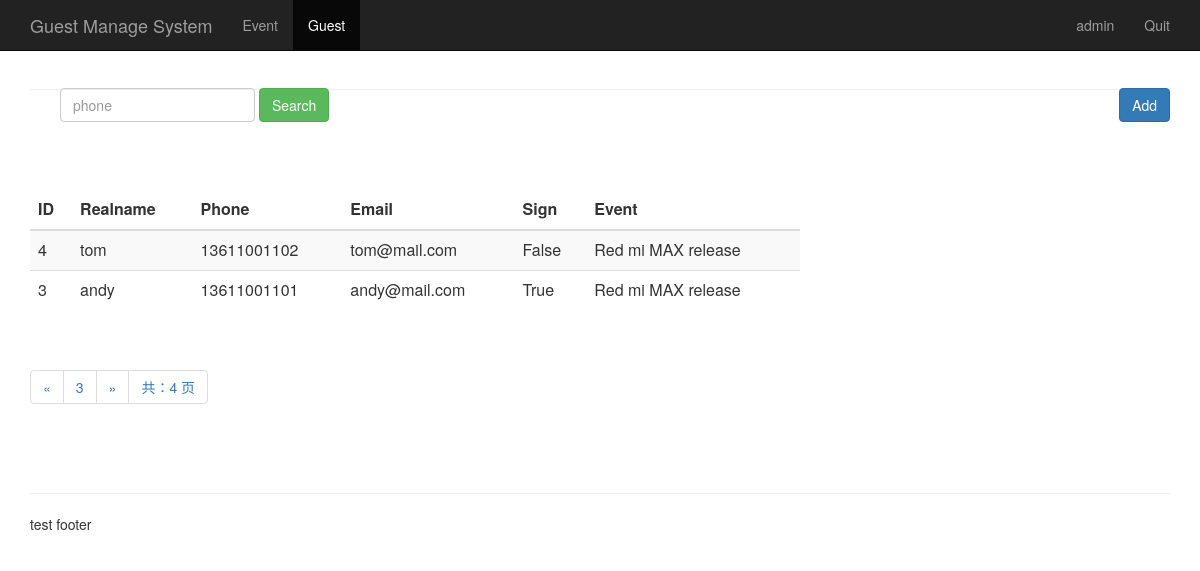
The page /guest_manage/?page=3 (signed in) on the database its author committed.
### sign/models.py (models this page shows, shortened)
class Guest(models.Model):
    event = models.ForeignKey(Event,on_delete=models.CASCADE,)
    realname = models.CharField(max_length=64)
    phone = models.CharField(max_length=16)
    email = models.EmailField()
    sign = models.BooleanField()
    create_time = models.DateTimeField(auto_now=True)
    class Meta:
        unique_together = ("event", "phone")
        ordering = ['-id']

class Event(models.Model):
    name = models.CharField(max_length=100)
    limit = models.IntegerField()
    status = models.BooleanField()
    address = models.CharField(max_length=200)
    start_time = models.DateTimeField('events time')
    create_time = models.DateTimeField(auto_now = True)
    def __str__(self):
        return self.name

### sign/views.py (the view)
# urls.py: path('guest_manage/', views.guest_manage),
@login_required
def guest_manage(request):
    username = request.session.get('user', '')
    guest_list = Guest.objects.all()
    paginator = Paginator(guest_list, 2)
    page = request.GET.get('page')
    try:
        contacts = paginator.page(page)
    except PageNotAnInteger:
        contacts = paginator.page(1)
    except EmptyPage:
        contacts = paginator.page(paginator.num_pages)
    return render(request, "guest_manage.html", {"user": username,
                                                 "guests": contacts})

### sign/templates/guest_manage.html (shortened to what this page needs)
{% extends "base.html" %}
{% block content %}
      <nav class="navbar navbar-inverse navbar-fixed-top">
        <div class="container">
          <div class="navbar-header">
            <a class="navbar-brand" href="/guest_manage/">Guest Manage System</a>
          </div>
          <div id="navbar" class="collapse navbar-collapse">
            <ul class="nav navbar-nav">
              <li><a href="/event_manage/">Event</a></li>
              <li class="active"><a href="#about">Guest</a></li>
            </ul>
            <ul class="nav navbar-nav navbar-right">
             <li><a href="#">{{user}}</a></li>
             <li><a href="/logout/">Quit</a></li>
           </ul>
          </div>
        </div>
      </nav>
      <div class="container theme-showcase" role="main">
        <div class="page-header" style="margin-top: 80px;">
          <div id="navbar" class="navbar-collapse collapse" style="float:left;">
            <form class="navbar-form" method="get" action="/search_phone/">
              <div class="form-group">
                <input name="phone" type="text" placeholder="phone" class="form-control">
              </div>
              <button type="submit" class="btn btn-success">Search</button>
            </form>
          </div>
          <div style="float:right;">
            <button type="submit" class="btn btn-primary" onclick="window.location.href='/add_guest/'" style="margin-top: 8px;">Add</button>
          </div>
        </div>
        <div class="row" style="padding-top: 80px">
          <div class="col-md-6" style="width: 800px;">
            <table class="table table-striped">
              <thead>
                <tr>
                  <th>ID</th>
                  <th>Realname</th>
                  <th>Phone</th>
                  <th>Email</th>
                  <th>Sign</th>
                  <th>Event</th>
                </tr>
              </thead>
              <tbody>
                {% for guest in guests %}
                  <tr>
                    <td>{{ guest.id }}</td>
                    <td>{{ guest.realname }}</td>
                    <td>{{ guest.phone }}</td>
                    <td>{{ guest.email }}</td>
                    <td>{{ guest.sign }}</td>
                    <td>{{ guest.event }}</td>
                  </tr>
               {% endfor %}
              </tbody>
            </table>
          </div>
        </div>
      <div class="pagination">
        <span class="step-links">
          <ul class="pagination">
            {% if guests.has_previous %}
              <li><a href="?phone={{ phone }}&page={{ guests.previous_page_number }}">&laquo;</a></li>
            {% endif %}
             <li><a href="#">{{ guests.number }}</a></li>
            {% if guests.has_next %}
              {% if phone %}
                <li><a href="?phone={{ phone }}&page={{ guests.next_page_number }}">&raquo;</a></li>
              {% else %}
               <li><a href="?page={{ guests.next_page_number }}">&raquo;</a></li>
              {% endif %}
            {% endif %}
            <li><a href="#">共：{{ guests.paginator.num_pages }} 页</a></li>
          </ul>
        </span>
      </div>
      </div>
{% endblock %}

### rows shown on the page
Guest: id "4", realname "tom", phone "13611001102", email "tom@mail.com", sign "False", event "Red mi MAX release"
Guest: id "3", realname "andy", phone "13611001101", email "andy@mail.com", sign "True", event "Red mi MAX release"

### other values the page prints
{{ user }} "admin"
{{ guests.number }} "3"
{{ guests.paginator.num_pages }} "4"
